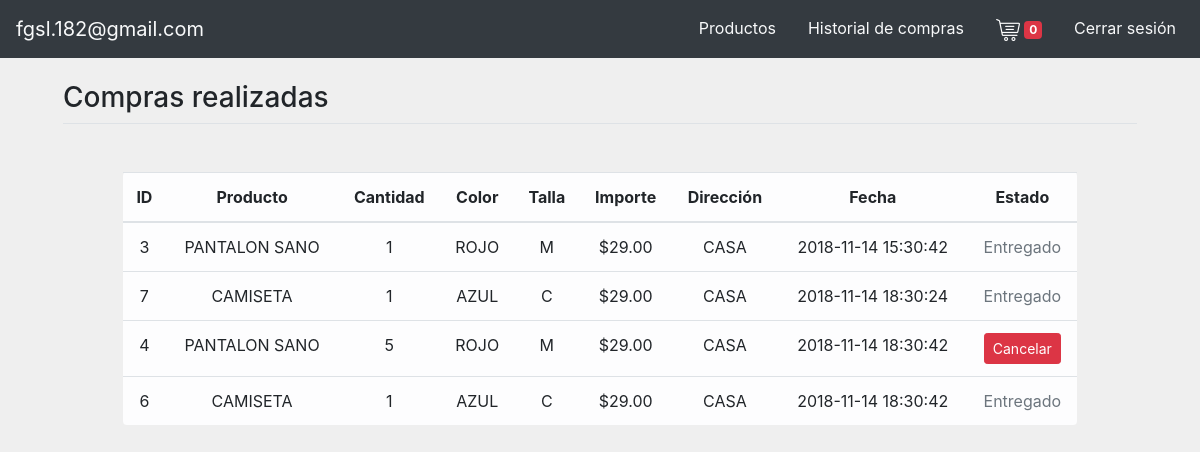
Before: /historial.php (signed in) with the older database file.
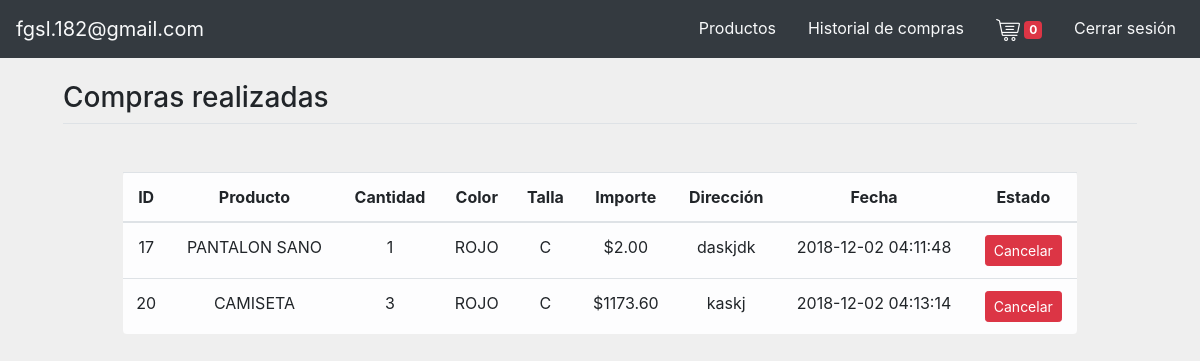
After: the same page with the newer database file.
### tables this page shows
CREATE TABLE `compra` (
  `id` int(11) NOT NULL,
  `idCliente` int(11) NOT NULL,
  `idProducto` int(11) NOT NULL,
  `cantidad` int(11) NOT NULL,
  `color` varchar(45) NOT NULL,
  `talla` varchar(1) NOT NULL,
  `importe` decimal(10,2) NOT NULL,
  `fecha` datetime NOT NULL,
  `direccion` varchar(60) NOT NULL,
  `estado` int(11) NOT NULL
);

CREATE TABLE `producto` (
  `id` int(11) NOT NULL,
  `nombre` varchar(45) NOT NULL,
  `descripcion` varchar(45) NOT NULL,
  `precio` decimal(10,2) NOT NULL,
  `img` varchar(80) NOT NULL,
  `idInsumo` int(11) NOT NULL,
  `cantidadChico` int(11) NOT NULL
);

### historial.php (the view, shortened to what this page needs)
<?php
  include_once "templates/header.php";
  include_once "templates/navbarCliente.php";
?>
      <div class="row mx-1 mx-sm-5 border-bottom" style="margin-top: 80px">
        <h3>Compras realizadas</h3>
      </div>
      <div class="row mx-1 mx-sm-5 justify-content-center mt-5">
        <div class="col-11">
          <table class="table table-hover table-responsive-md table-light rounded text-center">
            <thead>
              <tr>
                <th scope="col">ID</th>
                <th scope="col">Producto</th>
                <th scope="col">Cantidad</th>
                <th scope="col">Color</th>
                <th scope="col">Talla</th>
                <th scope="col">Importe</th>
                <th scope="col">Dirección</th>
                <th scope="col">Fecha</th>
                <th scope="col">Estado</th>
              </tr>
            </thead>
            <tbody>
              <?php
                $consultaId = "SELECT id FROM cliente WHERE correo='$_SESSION[usuario]'";
                $resultado = $conn->query($consultaId);
                $cliente = $resultado->fetch_assoc();
                $consultaCompras = "SELECT a.id,c.correo,a.idProducto,b.nombre,a.cantidad,a.color,a.talla,a.importe,a.fecha,a.estado,a.direccion FROM compra a INNER JOIN producto b ON a.idProducto=b.id INNER JOIN cliente c ON a.idCliente=c.id WHERE a.idCliente='$cliente[id]' ORDER BY a.fecha ASC";
                if($resultado=$conn->query($consultaCompras)){
                  while ($compra=mysqli_fetch_array($resultado)) {
                    echo "<tr>";
                    echo '<td>'.$compra[id].'</td>';
                    echo '<td>'.$compra[nombre].'</td>';
                    echo '<td>'.$compra[cantidad].'</td>';
                    echo '<td>'.$compra[color].'</td>';
                    echo '<td>'.$compra[talla].'</td>';
                    echo '<td>$'.$compra[importe].'</td>';
                    echo '<td>'.$compra[direccion].'</td>';
                    echo '<td>'.$compra[fecha].'</td>';
                    if ($compra[estado] == 0) {
                      echo '<td><button type="button" class="btn btn-sm btn-danger" data-toggle="modal" data-target="#cancelar'.$compra[id].'">';
                      echo 'Cancelar';
                      echo '</button></td>';
                    }
                    else {
                      echo '<td class="text-muted">Entregado</td>';
                    }
                    echo "</tr>";
                  }
                }
                else {
                  echo "Error";
                }
              ?>
            </tbody>
          </table>
        </div>
      </div>
    </div>
<?php include_once "templates/scripts.php"?>

Changed rows visible on the page:
removed compra: id "3", idProducto.nombre "PANTALON SANO", cantidad "1", color "ROJO", talla "M", importe "29.00", direccion "CASA", fecha "2018-11-14 15:30:42", estado "Entregado"
removed compra: id "7", idProducto.nombre "CAMISETA", cantidad "1", color "AZUL", talla "C", importe "29.00", direccion "CASA", fecha "2018-11-14 18:30:24", estado "Entregado"
removed compra: id "4", idProducto.nombre "PANTALON SANO", cantidad "5", color "ROJO", talla "M", importe "29.00", direccion "CASA", fecha "2018-11-14 18:30:42"
removed compra: id "6", idProducto.nombre "CAMISETA", cantidad "1", color "AZUL", talla "C", importe "29.00", direccion "CASA", fecha "2018-11-14 18:30:42", estado "Entregado"
added compra: id "17", idProducto.nombre "PANTALON SANO", cantidad "1", color "ROJO", talla "C", importe "2.00", direccion "daskjdk", fecha "2018-12-02 04:11:48"
added compra: id "20", idProducto.nombre "CAMISETA", cantidad "3", color "ROJO", talla "C", importe "1173.60", direccion "kaskj", fecha "2018-12-02 04:13:14"
